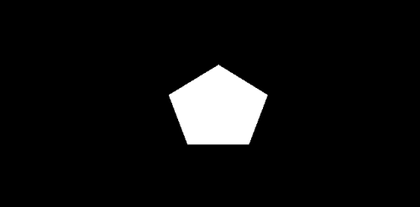
%> input picture Validation/1.tif, 420 x 207 px, shrunk from 500 x 247 before the run
$ octave dicevalue.m   (GNU Octave 9; MATLAB toolbox functions it lacks are replaced by stand-ins)
%> lines starting %> are read from the running program, lines starting %| are printed output that depends on the picture
### Validation/RegionGrowing.m
function Region = RegionGrowing(I,T)
%T Threshold

Visited = zeros(size(I));
Region = zeros(size(I));

% Location of the 8 neighbors
neigb=[-1 0; 1 0; 0 -1;0 1; 1 1; -1 -1; -1 1; 1 -1]; %TODO WHAT'S THIS
[s1, s2] = size(I);
t = tic;

% Select and add the seed point to tho the queue of pixel to visist "list"
figure; imagesc(I);axis image; axis xy; title('Select the seed point');...
    colormap gray;axis off
[y x] = ginput(1);
x = round(x);
y = round(y);
Im = I(x,y);
list = [x, y];

% Grow until no more pixel can be added to the FIFO list
Im = I(x,y); % Initialize the mean Intensity inside the region
list = [x, y];

while(size(list,1)~=0)
    %%TODO ADD THE PIXEL TO THE VISITED LIST
    % Pick up and remove the first pixel from the list
    px = list(1,1);
    py = list(1,2);
    pixel = I(px,py);

    if size(list,1) > 1
        list = list(2:end,:);
    else
        list = [];
    end

    % Check if pixel is homogeneous
    % By comparing it to the mean Intensity inside the region
    homogen = abs(pixel-Im) <T;

    if homogen~=0
        Region(px, py) = 1;
        %Mean intensity should only be updated if there is some change to
        %the region
        tmp = find(Region == 1);
        [tmp2 ~] = size(tmp);

        Im = (Im*(tmp2-1) + pixel)/tmp2; %Update the mean intensity in the region

        for k = 1:8
            %%TODO COMPARE THAT THEY ARE NOT IN THE VISITED LIST
            pxNeigh = px + neigb(k,1);
            pyNeigh = py + neigb(k,2);

            if Visited(pxNeigh, pyNeigh) == 0
                [b, ~] = size(list);

                inlist = 0;
                for l=1:b
                    if pxNeigh == list(l,1) && pyNeigh == list(l,2)
                        inlist = 1;
                    end
                end
                if inlist== 0
                    list = [list; pxNeigh, pyNeigh ]; %Put pixels in the list
                end
            end
        end
    %else %Not homogeneous
    end

    Visited(px,py) = 1; %Whether it is homogeneous or not

    if toc(t)>1/23
        imagesc(I+Region,[0 1]); axis image; colormap gray; axis off; axis xy;
        drawnow;
        t = tic;
    end

end
%% Display
% [4 lines of commented-out code are left out]
imagesc(I+Region,[0 1]); axis image; colormap gray; axis off; axis xy;
drawnow;

### Validation/dicevalue.m
clear all ; close all; clc;

Image1 = imread('1.tif'); Image1 = rgb2gray(double(Image1));
%> further down, Image1 is the input picture: size 207x420x3 uint8; min 0, max 255, mean 16.1
Image2 = imread('2.tif'); Image2 = rgb2gray(double(Image2));
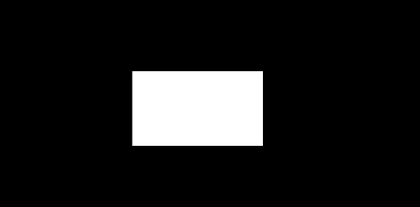
%> input picture Validation/2.tif, 420 x 207 px, shrunk from 500 x 247 before the run
%> further down, Image2 is the input picture: size 207x420x3 uint8; min 0, max 255, mean 28.6
Image3 = imread('3.tif'); Image3 = rgb2gray(double(Image3));
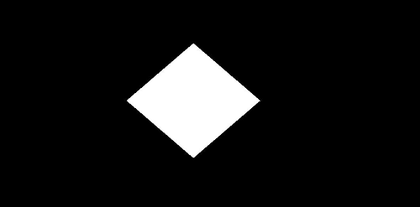
%> input picture Validation/3.tif, 420 x 207 px, shrunk from 500 x 247 before the run
%> further down, Image3 is the input picture: size 207x420x3 uint8; min 0, max 255, mean 22.5

I1seg = RegionGrowing(Image1,0.1);
%> the run ends on the next line
